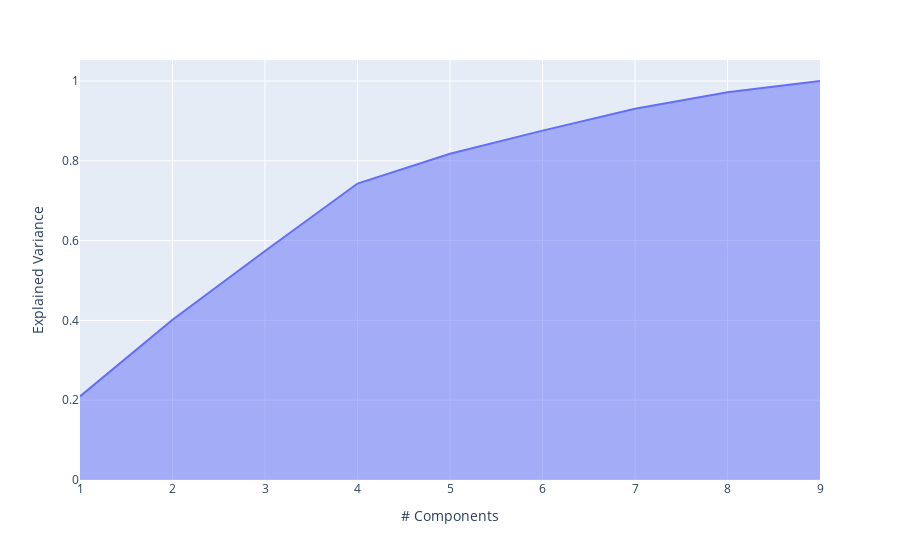

Source (notebook cell):
### Code cell
import plotly.express as px

px.area(
    x=range(1, exp_var_cumul.shape[0] + 1),
    y=exp_var_cumul,
    labels={"x": "# Components", "y": "Explained Variance"}
)

### Figure 1 — Plotly figure (JSON) as saved in the notebook; plotly's stock layout.template omitted (floating-point values rounded to 4 significant figures)
{"data": [{"fillpattern": {"shape": ""}, "hovertemplate": "# Components=%{x}<br>Explained Variance=%{y}<extra></extra>", "legendgroup": "", "line": {"color": "#636efa"}, "marker": {"symbol": "circle"}, "mode": "lines", "name": "", "orientation": "v", "showlegend": false, "stackgroup": "1", "type": "scatter", "x": [1, 2, 3, 4, 5, 6, 7, 8, 9], "xaxis": "x", "y": [0.2095, 0.4015, 0.574, 0.743, 0.8175, 0.8757, 0.9305, 0.9718, 1.0], "yaxis": "y"}], "layout": {"legend": {"tracegroupgap": 0}, "margin": {"t": 60}, "xaxis": {"anchor": "y", "domain": [0, 1], "title": {"text": "# Components"}}, "yaxis": {"anchor": "x", "domain": [0, 1], "title": {"text": "Explained Variance"}}}}
